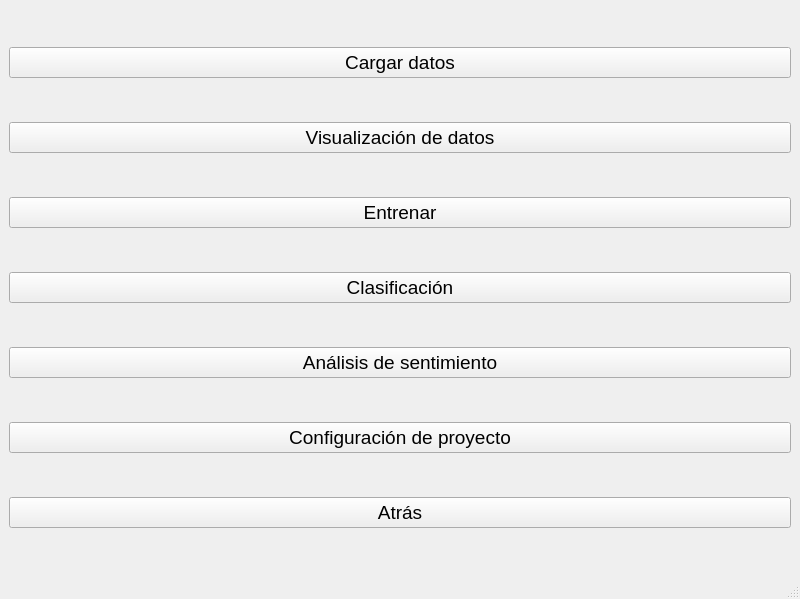
<?xml version="1.0" encoding="UTF-8"?>
<ui version="4.0">
 <class>MainWindow</class>
 <widget class="QMainWindow" name="MainWindow">
  <property name="geometry">
   <rect>
    <x>0</x>
    <y>0</y>
    <width>800</width>
    <height>599</height>
   </rect>
  </property>
  <property name="windowTitle">
   <string>Menú Proyecto</string>
  </property>
  <property name="windowOpacity">
   <double>1.000000000000000</double>
  </property>
  <property name="locale">
   <locale language="English" country="UnitedStates"/>
  </property>
  <widget class="QWidget" name="centralwidget">
   <layout class="QGridLayout" name="gridLayout">
    <item row="6" column="0">
     <widget class="QPushButton" name="pushButton_Atras">
      <property name="font">
       <font>
        <pointsize>14</pointsize>
       </font>
      </property>
      <property name="text">
       <string>Atrás</string>
      </property>
     </widget>
    </item>
    <item row="5" column="0">
     <widget class="QPushButton" name="pushButton_ConfiguracionProyecto">
      <property name="font">
       <font>
        <pointsize>14</pointsize>
       </font>
      </property>
      <property name="cursor">
       <cursorShape>PointingHandCursor</cursorShape>
      </property>
      <property name="text">
       <string>Configuración de proyecto</string>
      </property>
     </widget>
    </item>
    <item row="1" column="0">
     <widget class="QPushButton" name="pushButton_VisualizacionDatos">
      <property name="font">
       <font>
        <pointsize>14</pointsize>
       </font>
      </property>
      <property name="cursor">
       <cursorShape>PointingHandCursor</cursorShape>
      </property>
      <property name="text">
       <string>Visualización de datos</string>
      </property>
     </widget>
    </item>
    <item row="0" column="0">
     <widget class="QPushButton" name="pushButton_CargarDatos">
      <property name="font">
       <font>
        <pointsize>14</pointsize>
       </font>
      </property>
      <property name="cursor">
       <cursorShape>PointingHandCursor</cursorShape>
      </property>
      <property name="text">
       <string>Cargar datos</string>
      </property>
     </widget>
    </item>
    <item row="3" column="0">
     <widget class="QPushButton" name="pushButton_Clasificacion">
      <property name="font">
       <font>
        <pointsize>14</pointsize>
       </font>
      </property>
      <property name="cursor">
       <cursorShape>PointingHandCursor</cursorShape>
      </property>
      <property name="text">
       <string>Clasificación</string>
      </property>
     </widget>
    </item>
    <item row="2" column="0">
     <widget class="QPushButton" name="pushButton_Entrenar">
      <property name="font">
       <font>
        <pointsize>14</pointsize>
       </font>
      </property>
      <property name="text">
       <string>Entrenar</string>
      </property>
     </widget>
    </item>
    <item row="4" column="0">
     <widget class="QPushButton" name="pushButton_AnalisisSentimiento">
      <property name="font">
       <font>
        <pointsize>14</pointsize>
       </font>
      </property>
      <property name="text">
       <string>Análisis de sentimiento</string>
      </property>
     </widget>
    </item>
   </layout>
  </widget>
  <widget class="QMenuBar" name="menubar">
   <property name="geometry">
    <rect>
     <x>0</x>
     <y>0</y>
     <width>800</width>
     <height>21</height>
    </rect>
   </property>
  </widget>
  <widget class="QStatusBar" name="statusbar"/>
 </widget>
 <resources/>
 <connections/>
</ui>
